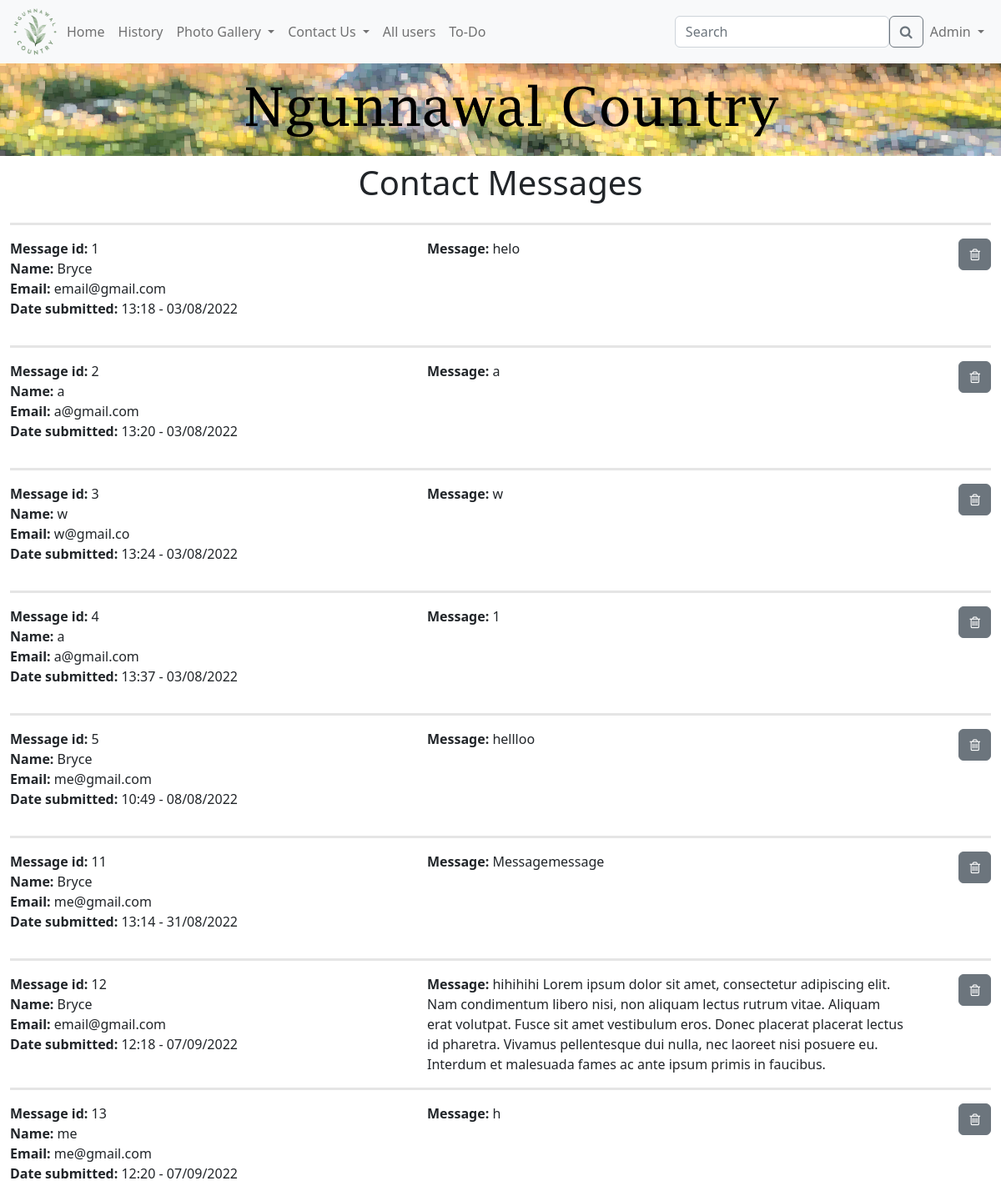
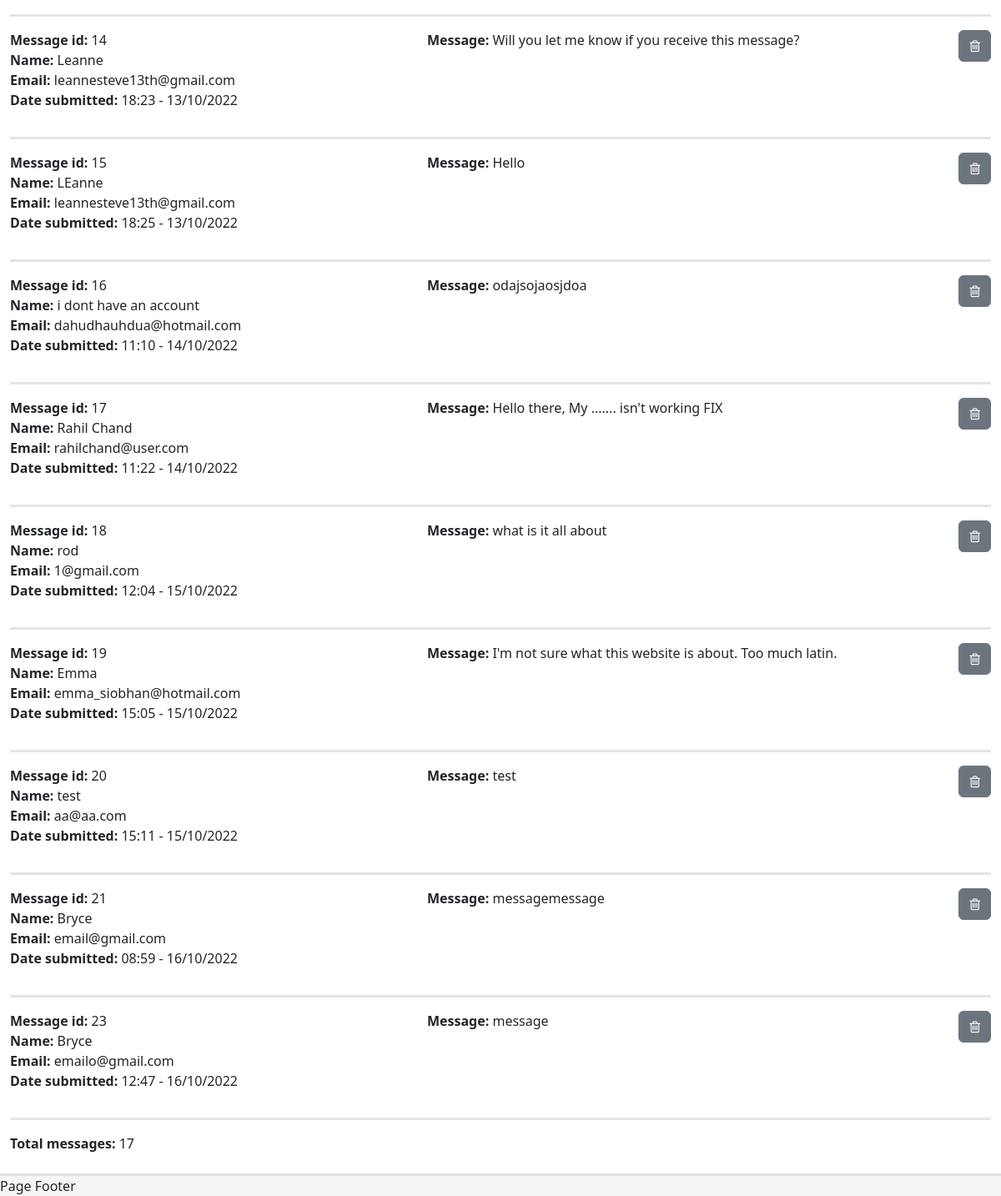
/contact_messages (signed in), run on the app's committed database (2 pictures, top to bottom).
### models.py (models this page shows, shortened)
class User(UserMixin, db.Model):
    id = db.Column(db.Integer, primary_key=True)
    email_address = db.Column(db.String(255), unique=True)
    name = db.Column(db.String(255))
    password_hash = db.Column(db.String(255))
    user_level = db.Column(db.Integer)
    active = db.Column(db.Boolean)
    def is_admin(self):
        if self.user_level == 2:
            return True
        else:
            return False

class Contact(db.Model):
    id = db.Column(db.Integer, primary_key=True, autoincrement=True)
    name = db.Column(db.Text)
    email = db.Column(db.Text)
    message = db.Column(db.Text)
    dateSubmitted = db.Column(db.DateTime)

### app.py (the view)
@app.route('/contact_messages')
@login_required
def contact_messages():
    if current_user.is_admin():  # checks if the user is an admin
        all_messages = db.session.query(Contact).all()  # gets all messages from contact table
        all_messages_count = Contact.query.count()  # gets count of all messages in database
        return render_template("contact_messages.html", title="Contact Messages", user=current_user,
                               messages=all_messages, messages_count=all_messages_count)
    else:
        return redirect(url_for('homepage'))  # if user is not an admin user gets redirected to home page

### models.py (called while the page is built)
@login.user_loader
def load_user(id):
    return User.query.get(int(id))

### templates/contact_messages.html
{% extends 'template.html' %}
{% block cellContent1 %}
    {% for contact in messages %}
        <p>
        <hr class="horizontal-divider">
        <div class="row">
            <div class="col-5">
                <span class="fw-bold">Message id: </span>
                {{ contact.id }}<br>
                <span class="fw-semibold">Name: </span>
                {{ contact.name }}<br>
                <span class="fw-semibold">Email: </span>
                {{ contact.email }}<br>
                <p>
                    <span class="fw-semibold">Date submitted: </span>
                    {{ contact.dateSubmitted.strftime('%H:%M - %d/%m/%Y') }}
                </p>
            </div>
            <div class="col-6">
                <span class="fw-bold">Message: </span>
                {{ contact.message }}
            </div>
            <div class="col-1">
                <form class="inline" method="GET" action="/admin/messagedeleteadmin/{{ contact.id }}">
                    <button style="float: right" type="submit" value="delete" class="btn btn-secondary"><i
                            class="fa fa-trash-o"></i></button>
                </form>
            </div>
        </div>
    {% endfor %}
    <div>
        <hr class="horizontal-divider">
        <span class="fw-bold">Total messages: </span>{{ messages_count }}<br><br>
    </div>
{% endblock %}

### templates/template.html (shortened to what this page needs)
<!DOCTYPE html>
<html lang="en">
<head>
    <link rel="stylesheet" href="/static/ngunnawal.css">
    <link rel="stylesheet" href="/static/css/bootstrap.css">
    <link rel="stylesheet" href="https://cdnjs.cloudflare.com/ajax/libs/font-awesome/4.7.0/css/font-awesome.min.css">
</head>
<body>
<nav class="navbar navbar-expand-lg bg-light sticky-top">
    <div class="container-fluid">
        <a href="/">
            <img src="/static/images/logo.png" alt="logo" width="60" height="60">
        </a>
        <div class="collapse navbar-collapse" id="navbarNav">
            <ul class="navbar-nav">
                <li class="nav-item">
                    <a class="nav-link underline" href="/">Home</a>
                </li>
                <li class="nav-item">
                    <a class="nav-link underline" href="/history">History</a>
                </li>
                {% if user.user_level == 2 %}
                    <li class="nav-item dropdown">
                        <a class="nav-link dropdown-toggle underline" href="/" id="navbarDropdown" role="button"
                           data-bs-toggle="dropdown" aria-expanded="false">
                            Photo Gallery
                        </a>
                    </li>
                    <li class="nav-item dropdown">
                        <a class="nav-link dropdown-toggle underline" href="/" id="navbarDropdown" role="button"
                           data-bs-toggle="dropdown" aria-expanded="false">
                            Contact Us
                        </a>
                    </li>
                    <li>
                        <a class="nav-link underline" href="/admin/list_all_users">All users</a>
                    </li>
                {% endif %}
                <li class="nav-item">
                    <a class="nav-link underline" href="/todo">To-Do</a>
                </li>
            </ul>
        </div>
        <form class="d-flex" role="search">
            <input class="form-control" type="search" placeholder="Search" aria-label="Search">
            <button class="btn btn-outline-secondary" type="submit"><i class="fa fa-search"></i></button>
        </form>
        <div class="nav navbar-nav">
            {% if user.is_anonymous %}
                <li class="nav-item dropdown">
                    <a class="nav-link dropdown-toggle underline" href="/" id="navbarDropdown" role="button"
                       data-bs-toggle="dropdown" aria-expanded="false">
                        Log in
                    </a>
                    <ul class="dropdown-menu dropdown-menu-light dropdown-menu-end" aria-labelledby="navbarDropdown">
                        <li><a class="dropdown-item" href="/login">Log In</a></li>
                        <div class="dropdown-divider"></div>
                        <li><a class="dropdown-item" href="/register">Register Account</a></li>
                    </ul>
                </li>
            {% else %}
                <li class="nav-item dropdown">
                    <a class="nav-link dropdown-toggle underline" href="/" id="navbarDropdown" role="button"
                       data-bs-toggle="dropdown" aria-expanded="false">
                        {{ user.name }}
                    </a>
                </li>
            {% endif %}
        </div>
    </div>
</nav>
<div class="banner">
    <img style="margin-bottom: 0.5em" src="/static/images/banner_small.png" alt="website banner">
</div>
<div class="container-fluid">
    <div class="row">
        <div class="col-12 align-centre">
            <h1>{{ title }}</h1>
        </div>
    </div>
    <div class="row">
        <div class="col-12">
            {% block cellContent1 %} {% endblock %}
        </div>
    </div>
</div>
<div class="footer sticky-bottom border-top border-3">
    Page Footer
</div>
</body>
</html>

### static/ngunnawal.css (style rules this page uses)
* { margin: 0; padding: 0; box-sizing: border-box; }
body { background-color: #cff2ec; }
.banner > img { display: block; margin-left: auto; margin-right: auto; max-height: 100%; max-width: 100%; height: auto; }
.align-centre { text-align: center; }
.inline { display: inline; }
.footer { overflow: hidden; background-color: rgb(245, 245, 245); width: 100%; bottom: 0; }
hr.horizontal-divider { border-top: 3px solid #969696; }

### data on the page
User: name "Admin"
Contact: id "1", name "Bryce", email "email@gmail.com", dateSubmitted "13:18 - 03/08/2022", message "helo"
Contact: id "2", name "a", email "a@gmail.com", dateSubmitted "13:20 - 03/08/2022", message "a"
Contact: id "3", name "w", email "w@gmail.co", dateSubmitted "13:24 - 03/08/2022", message "w"
Contact: id "4", name "a", email "a@gmail.com", dateSubmitted "13:37 - 03/08/2022", message "1"
Contact: id "5", name "Bryce", email "me@gmail.com", dateSubmitted "10:49 - 08/08/2022", message "hellloo"
Contact: id "11", name "Bryce", email "me@gmail.com", dateSubmitted "13:14 - 31/08/2022", message "Messagemessage"
Contact: id "12", name "Bryce", email "email@gmail.com", dateSubmitted "12:18 - 07/09/2022", message "hihihihi Lorem ipsum dolor sit amet, consectetur adipiscing elit. Nam condimentum libero nisi, non aliquam lectus rutrum vitae. Aliquam erat volutpat. Fusce sit amet vestibulum eros. Donec placerat placerat lectus id pharetra. Vivamus pellentesque dui nulla, nec laoreet nisi posuere eu. Interdum et malesuada fames ac ante ipsum primis in faucibus."
Contact: id "13", name "me", email "me@gmail.com", dateSubmitted "12:20 - 07/09/2022", message "h"
Contact: id "14", name "Leanne", email "leannesteve13th@gmail.com", dateSubmitted "18:23 - 13/10/2022", message "Will you let me know if you receive this message?"
Contact: id "15", name "LEanne", email "leannesteve13th@gmail.com", dateSubmitted "18:25 - 13/10/2022", message "Hello"
Contact: id "16", name "i dont have an account", email "dahudhauhdua@hotmail.com", dateSubmitted "11:10 - 14/10/2022", message "odajsojaosjdoa"
Contact: id "17", name "Rahil Chand", email "rahilchand@user.com", dateSubmitted "11:22 - 14/10/2022", message "Hello there, My ....... isn't working FIX"
Contact: id "18", name "rod", email "1@gmail.com", dateSubmitted "12:04 - 15/10/2022", message "what is it all about"
Contact: id "19", name "Emma", email "emma_siobhan@hotmail.com", dateSubmitted "15:05 - 15/10/2022", message "I'm not sure what this website is about. Too much latin."
Contact: id "20", name "test", email "aa@aa.com", dateSubmitted "15:11 - 15/10/2022", message "test"
Contact: id "21", name "Bryce", email "email@gmail.com", dateSubmitted "08:59 - 16/10/2022", message "messagemessage"
Contact: id "23", name "Bryce", email "emailo@gmail.com", dateSubmitted "12:47 - 16/10/2022", message "message"

### other printed values
{{ title }} "Contact Messages"
{{ messages_count }} "17"
